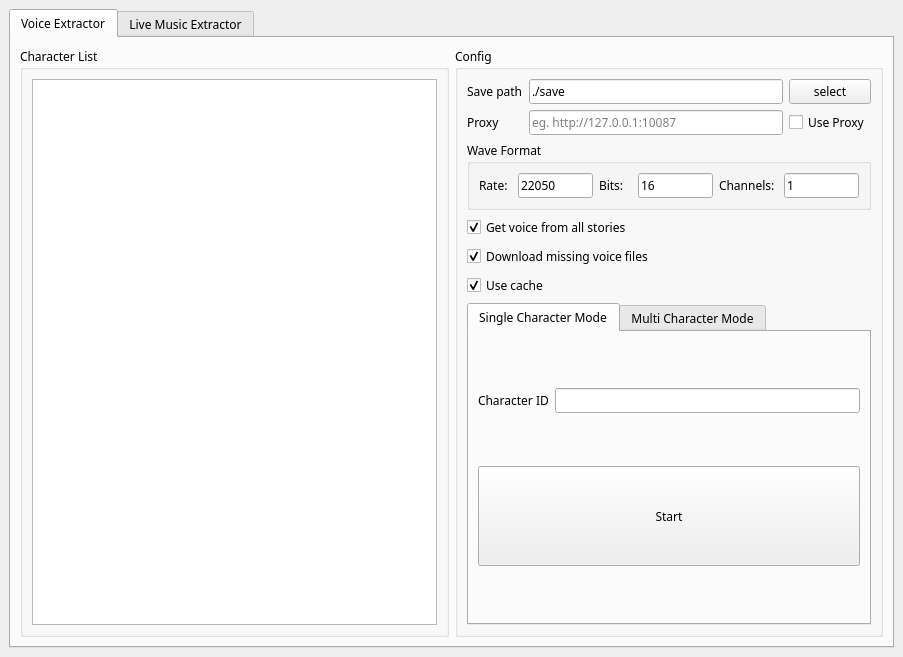
<?xml version="1.0" encoding="UTF-8"?>
<ui version="4.0">
 <class>MainWindow</class>
 <widget class="QMainWindow" name="MainWindow">
  <property name="geometry">
   <rect>
    <x>0</x>
    <y>0</y>
    <width>903</width>
    <height>657</height>
   </rect>
  </property>
  <property name="minimumSize">
   <size>
    <width>0</width>
    <height>0</height>
   </size>
  </property>
  <property name="maximumSize">
   <size>
    <width>16777215</width>
    <height>16777215</height>
   </size>
  </property>
  <property name="font">
   <font>
    <family>Microsoft YaHei</family>
   </font>
  </property>
  <property name="windowTitle">
   <string>Umamusume Voice Text Extractor</string>
  </property>
  <widget class="QWidget" name="centralwidget">
   <layout class="QVBoxLayout" name="verticalLayout">
    <item>
     <widget class="QTabWidget" name="tabWidget">
      <property name="currentIndex">
       <number>0</number>
      </property>
      <widget class="QWidget" name="tab">
       <attribute name="title">
        <string>Voice Extractor</string>
       </attribute>
       <layout class="QHBoxLayout" name="horizontalLayout_5">
        <item>
         <layout class="QHBoxLayout" name="horizontalLayout_4">
          <item>
           <widget class="QGroupBox" name="groupBox">
            <property name="title">
             <string>Character List</string>
            </property>
            <layout class="QVBoxLayout" name="verticalLayout_2">
             <item>
              <widget class="QListWidget" name="listWidget_chara_list"/>
             </item>
            </layout>
           </widget>
          </item>
          <item>
           <layout class="QVBoxLayout" name="verticalLayout_4">
            <item>
             <widget class="QGroupBox" name="groupBox_2">
              <property name="title">
               <string>Config</string>
              </property>
              <layout class="QVBoxLayout" name="verticalLayout_5">
               <item>
                <layout class="QGridLayout" name="gridLayout_3">
                 <item row="0" column="1">
                  <widget class="QLineEdit" name="lineEdit_ve_save_path">
                   <property name="text">
                    <string>./save</string>
                   </property>
                  </widget>
                 </item>
                 <item row="0" column="2">
                  <widget class="QPushButton" name="pushButton_ve_select_save_path">
                   <property name="text">
                    <string>select</string>
                   </property>
                  </widget>
                 </item>
                 <item row="0" column="0">
                  <widget class="QLabel" name="label">
                   <property name="text">
                    <string>Save path</string>
                   </property>
                  </widget>
                 </item>
                 <item row="1" column="0">
                  <widget class="QLabel" name="label_7">
                   <property name="text">
                    <string>Proxy</string>
                   </property>
                  </widget>
                 </item>
                 <item row="1" column="1">
                  <widget class="QLineEdit" name="lineEdit_ve_proxy">
                   <property name="placeholderText">
                    <string>eg. http://127.0.0.1:10087</string>
                   </property>
                  </widget>
                 </item>
                 <item row="1" column="2">
                  <widget class="QCheckBox" name="checkBox_ve_use_proxy">
                   <property name="text">
                    <string>Use Proxy</string>
                   </property>
                  </widget>
                 </item>
                </layout>
               </item>
               <item>
                <widget class="QGroupBox" name="groupBox_3">
                 <property name="title">
                  <string>Wave Format</string>
                 </property>
                 <layout class="QHBoxLayout" name="horizontalLayout">
                  <item>
                   <widget class="QLabel" name="label_9">
                    <property name="text">
                     <string>Rate: </string>
                    </property>
                   </widget>
                  </item>
                  <item>
                   <widget class="QLineEdit" name="lineEdit_ve_rate">
                    <property name="minimumSize">
                     <size>
                      <width>0</width>
                      <height>0</height>
                     </size>
                    </property>
                    <property name="maximumSize">
                     <size>
                      <width>75</width>
                      <height>16777215</height>
                     </size>
                    </property>
                    <property name="text">
                     <string>22050</string>
                    </property>
                   </widget>
                  </item>
                  <item>
                   <widget class="QLabel" name="label_10">
                    <property name="text">
                     <string>Bits: </string>
                    </property>
                   </widget>
                  </item>
                  <item>
                   <widget class="QLineEdit" name="lineEdit_ve_bits">
                    <property name="maximumSize">
                     <size>
                      <width>75</width>
                      <height>16777215</height>
                     </size>
                    </property>
                    <property name="text">
                     <string>16</string>
                    </property>
                   </widget>
                  </item>
                  <item>
                   <widget class="QLabel" name="label_11">
                    <property name="text">
                     <string>Channels: </string>
                    </property>
                   </widget>
                  </item>
                  <item>
                   <widget class="QLineEdit" name="lineEdit_ve_channels">
                    <property name="maximumSize">
                     <size>
                      <width>75</width>
                      <height>16777215</height>
                     </size>
                    </property>
                    <property name="text">
                     <string>1</string>
                    </property>
                   </widget>
                  </item>
                 </layout>
                </widget>
               </item>
               <item>
                <widget class="QCheckBox" name="checkBox_get_voice_from_all">
                 <property name="text">
                  <string>Get voice from all stories</string>
                 </property>
                 <property name="checked">
                  <bool>true</bool>
                 </property>
                </widget>
               </item>
               <item>
                <widget class="QCheckBox" name="checkBox_ve_download_missing">
                 <property name="text">
                  <string>Download missing voice files</string>
                 </property>
                 <property name="checked">
                  <bool>true</bool>
                 </property>
                </widget>
               </item>
               <item>
                <widget class="QCheckBox" name="checkBox_ve_usecache">
                 <property name="text">
                  <string>Use cache</string>
                 </property>
                 <property name="checked">
                  <bool>true</bool>
                 </property>
                </widget>
               </item>
               <item>
                <widget class="QTabWidget" name="tabWidget_4">
                 <property name="sizePolicy">
                  <sizepolicy hsizetype="Expanding" vsizetype="Expanding">
                   <horstretch>0</horstretch>
                   <verstretch>0</verstretch>
                  </sizepolicy>
                 </property>
                 <property name="maximumSize">
                  <size>
                   <width>16777215</width>
                   <height>10000</height>
                  </size>
                 </property>
                 <property name="currentIndex">
                  <number>0</number>
                 </property>
                 <widget class="QWidget" name="tab_12">
                  <attribute name="title">
                   <string>Single Character Mode</string>
                  </attribute>
                  <layout class="QGridLayout" name="gridLayout_2">
                   <item row="0" column="0">
                    <widget class="QLabel" name="label_5">
                     <property name="text">
                      <string>Character ID</string>
                     </property>
                    </widget>
                   </item>
                   <item row="0" column="1">
                    <widget class="QLineEdit" name="lineEdit_ve_single_id">
                     <property name="maximumSize">
                      <size>
                       <width>16777215</width>
                       <height>16777215</height>
                      </size>
                     </property>
                    </widget>
                   </item>
                   <item row="1" column="0" colspan="2">
                    <widget class="QPushButton" name="pushButton_single_start">
                     <property name="sizePolicy">
                      <sizepolicy hsizetype="Minimum" vsizetype="Fixed">
                       <horstretch>0</horstretch>
                       <verstretch>0</verstretch>
                      </sizepolicy>
                     </property>
                     <property name="minimumSize">
                      <size>
                       <width>0</width>
                       <height>100</height>
                      </size>
                     </property>
                     <property name="text">
                      <string>Start</string>
                     </property>
                    </widget>
                   </item>
                  </layout>
                 </widget>
                 <widget class="QWidget" name="tab_13">
                  <attribute name="title">
                   <string>Multi Character Mode</string>
                  </attribute>
                  <layout class="QHBoxLayout" name="horizontalLayout_2">
                   <item>
                    <widget class="QTableWidget" name="tableWidget_ve_extarct">
                     <property name="selectionMode">
                      <enum>QAbstractItemView::SingleSelection</enum>
                     </property>
                     <property name="selectionBehavior">
                      <enum>QAbstractItemView::SelectRows</enum>
                     </property>
                     <attribute name="horizontalHeaderVisible">
                      <bool>false</bool>
                     </attribute>
                     <attribute name="horizontalHeaderCascadingSectionResizes">
                      <bool>true</bool>
                     </attribute>
                     <attribute name="horizontalHeaderMinimumSectionSize">
                      <number>30</number>
                     </attribute>
                     <attribute name="horizontalHeaderShowSortIndicator" stdset="0">
                      <bool>false</bool>
                     </attribute>
                     <attribute name="horizontalHeaderStretchLastSection">
                      <bool>true</bool>
                     </attribute>
                     <attribute name="verticalHeaderVisible">
                      <bool>false</bool>
                     </attribute>
                     <column>
                      <property name="text">
                       <string>CharaID</string>
                      </property>
                     </column>
                     <column>
                      <property name="text">
                       <string>SaveID</string>
                      </property>
                     </column>
                    </widget>
                   </item>
                   <item>
                    <layout class="QVBoxLayout" name="verticalLayout_6" stretch="0,0">
                     <item>
                      <widget class="QPushButton" name="pushButton_rm_selecting">
                       <property name="minimumSize">
                        <size>
                         <width>0</width>
                         <height>70</height>
                        </size>
                       </property>
                       <property name="text">
                        <string>Remove Selecting</string>
                       </property>
                      </widget>
                     </item>
                     <item>
                      <widget class="QPushButton" name="pushButton_multi_start">
                       <property name="sizePolicy">
                        <sizepolicy hsizetype="Minimum" vsizetype="Fixed">
                         <horstretch>0</horstretch>
                         <verstretch>0</verstretch>
                        </sizepolicy>
                       </property>
                       <property name="minimumSize">
                        <size>
                         <width>0</width>
                         <height>70</height>
                        </size>
                       </property>
                       <property name="text">
                        <string>Start</string>
                       </property>
                      </widget>
                     </item>
                    </layout>
                   </item>
                  </layout>
                 </widget>
                </widget>
               </item>
              </layout>
             </widget>
            </item>
           </layout>
          </item>
         </layout>
        </item>
       </layout>
      </widget>
      <widget class="QWidget" name="tab_2">
       <attribute name="title">
        <string>Live Music Extractor</string>
       </attribute>
       <layout class="QHBoxLayout" name="horizontalLayout_11">
        <item>
         <layout class="QHBoxLayout" name="horizontalLayout_8" stretch="0,0,0">
          <item>
           <widget class="QGroupBox" name="groupBox_5">
            <property name="title">
             <string>Music List</string>
            </property>
            <layout class="QVBoxLayout" name="verticalLayout_7">
             <item>
              <widget class="QListWidget" name="listWidget_music_list"/>
             </item>
            </layout>
           </widget>
          </item>
          <item>
           <widget class="QGroupBox" name="groupBox_6">
            <property name="title">
             <string>Singing Character List</string>
            </property>
            <layout class="QVBoxLayout" name="verticalLayout_8">
             <item>
              <widget class="QListWidget" name="listWidget_singing_chara_list">
               <property name="contextMenuPolicy">
                <enum>Qt::CustomContextMenu</enum>
               </property>
              </widget>
             </item>
            </layout>
           </widget>
          </item>
          <item>
           <layout class="QVBoxLayout" name="verticalLayout_20">
            <item>
             <layout class="QGridLayout" name="gridLayout_4">
              <item row="0" column="2">
               <widget class="QPushButton" name="pushButton_me_select_save_path">
                <property name="text">
                 <string>select</string>
                </property>
               </widget>
              </item>
              <item row="0" column="0">
               <widget class="QLabel" name="label_6">
                <property name="text">
                 <string>Save path</string>
                </property>
               </widget>
              </item>
              <item row="0" column="1">
               <widget class="QLineEdit" name="lineEdit_me_save_path">
                <property name="text">
                 <string>./save</string>
                </property>
               </widget>
              </item>
              <item row="1" column="0">
               <widget class="QLabel" name="label_8">
                <property name="text">
                 <string>Proxy</string>
                </property>
               </widget>
              </item>
              <item row="1" column="1">
               <widget class="QLineEdit" name="lineEdit_me_proxy">
                <property name="placeholderText">
                 <string>eg. http://127.0.0.1:10087</string>
                </property>
               </widget>
              </item>
              <item row="1" column="2">
               <widget class="QCheckBox" name="checkBox_me_proxy">
                <property name="text">
                 <string>Use Proxy</string>
                </property>
               </widget>
              </item>
             </layout>
            </item>
            <item>
             <widget class="QCheckBox" name="checkBox_me_download_missing">
              <property name="text">
               <string>Download missing files</string>
              </property>
             </widget>
            </item>
            <item>
             <layout class="QHBoxLayout" name="horizontalLayout_9">
              <item>
               <widget class="QLabel" name="label_2">
                <property name="maximumSize">
                 <size>
                  <width>16777215</width>
                  <height>30</height>
                 </size>
                </property>
                <property name="text">
                 <string>Music ID</string>
                </property>
               </widget>
              </item>
              <item>
               <widget class="QLineEdit" name="lineEdit_music_id">
                <property name="sizePolicy">
                 <sizepolicy hsizetype="Expanding" vsizetype="Fixed">
                  <horstretch>0</horstretch>
                  <verstretch>0</verstretch>
                 </sizepolicy>
                </property>
                <property name="maximumSize">
                 <size>
                  <width>16777215</width>
                  <height>30</height>
                 </size>
                </property>
               </widget>
              </item>
             </layout>
            </item>
            <item>
             <widget class="QTabWidget" name="tabWidget_2">
              <property name="currentIndex">
               <number>0</number>
              </property>
              <widget class="QWidget" name="tab_3">
               <attribute name="title">
                <string>Extractor</string>
               </attribute>
               <layout class="QVBoxLayout" name="verticalLayout_11">
                <item>
                 <layout class="QVBoxLayout" name="verticalLayout_10" stretch="1,2,2,2">
                  <item>
                   <layout class="QHBoxLayout" name="horizontalLayout_6">
                    <property name="sizeConstraint">
                     <enum>QLayout::SetMinimumSize</enum>
                    </property>
                    <item>
                     <widget class="QLabel" name="label_3">
                      <property name="sizePolicy">
                       <sizepolicy hsizetype="Preferred" vsizetype="Minimum">
                        <horstretch>0</horstretch>
                        <verstretch>0</verstretch>
                       </sizepolicy>
                      </property>
                      <property name="minimumSize">
                       <size>
                        <width>0</width>
                        <height>30</height>
                       </size>
                      </property>
                      <property name="maximumSize">
                       <size>
                        <width>16777215</width>
                        <height>30</height>
                       </size>
                      </property>
                      <property name="text">
                       <string>Chara ID</string>
                      </property>
                     </widget>
                    </item>
                    <item>
                     <widget class="QLineEdit" name="lineEdit_chara_id">
                      <property name="sizePolicy">
                       <sizepolicy hsizetype="Expanding" vsizetype="Minimum">
                        <horstretch>0</horstretch>
                        <verstretch>0</verstretch>
                       </sizepolicy>
                      </property>
                      <property name="minimumSize">
                       <size>
                        <width>0</width>
                        <height>30</height>
                       </size>
                      </property>
                      <property name="maximumSize">
                       <size>
                        <width>16777215</width>
                        <height>30</height>
                       </size>
                      </property>
                     </widget>
                    </item>
                   </layout>
                  </item>
                  <item>
                   <widget class="QPushButton" name="pushButton_extract_bgm">
                    <property name="minimumSize">
                     <size>
                      <width>0</width>
                      <height>50</height>
                     </size>
                    </property>
                    <property name="text">
                     <string>Extract BGM</string>
                    </property>
                   </widget>
                  </item>
                  <item>
                   <widget class="QPushButton" name="pushButton_extract_chara_sound">
                    <property name="minimumSize">
                     <size>
                      <width>0</width>
                      <height>50</height>
                     </size>
                    </property>
                    <property name="text">
                     <string>Extract Full Chara Sound</string>
                    </property>
                   </widget>
                  </item>
                  <item>
                   <widget class="QGroupBox" name="groupBox_7">
                    <property name="title">
                     <string/>
                    </property>
                    <layout class="QVBoxLayout" name="verticalLayout_9">
                     <property name="rightMargin">
                      <number>11</number>
                     </property>
                     <item>
                      <widget class="QPushButton" name="pushButton_extract_sound_by_lrc">
                       <property name="minimumSize">
                        <size>
                         <width>0</width>
                         <height>50</height>
                        </size>
                       </property>
                       <property name="text">
                        <string>Extract Chara Sound By Lrc</string>
                       </property>
                      </widget>
                     </item>
                     <item>
                      <widget class="QCheckBox" name="checkBox_remove_silence">
                       <property name="text">
                        <string>Remove Silence Part</string>
                       </property>
                       <property name="checked">
                        <bool>true</bool>
                       </property>
                      </widget>
                     </item>
                    </layout>
                   </widget>
                  </item>
                 </layout>
                </item>
               </layout>
              </widget>
              <widget class="QWidget" name="tab_4">
               <attribute name="title">
                <string>Mixer</string>
               </attribute>
               <layout class="QVBoxLayout" name="verticalLayout_24">
                <item>
                 <layout class="QVBoxLayout" name="verticalLayout_19" stretch="0,0">
                  <item>
                   <widget class="QGroupBox" name="groupBox_8">
                    <property name="maximumSize">
                     <size>
                      <width>16777215</width>
                      <height>400</height>
                     </size>
                    </property>
                    <property name="title">
                     <string>Position Sets</string>
                    </property>
                    <layout class="QVBoxLayout" name="verticalLayout_25">
                     <item>
                      <layout class="QHBoxLayout" name="horizontalLayout_7">
                       <property name="sizeConstraint">
                        <enum>QLayout::SetMaximumSize</enum>
                       </property>
                       <item>
                        <widget class="QLabel" name="label_4">
                         <property name="sizePolicy">
                          <sizepolicy hsizetype="Preferred" vsizetype="Maximum">
                           <horstretch>0</horstretch>
                           <verstretch>0</verstretch>
                          </sizepolicy>
                         </property>
                         <property name="maximumSize">
                          <size>
                           <width>16777215</width>
                           <height>30</height>
                          </size>
                         </property>
                         <property name="text">
                          <string>Singing Pos Count:</string>
                         </property>
                        </widget>
                       </item>
                       <item>
                        <widget class="QLabel" name="label_singing_count">
                         <property name="sizePolicy">
                          <sizepolicy hsizetype="Preferred" vsizetype="Maximum">
                           <horstretch>0</horstretch>
                           <verstretch>0</verstretch>
                          </sizepolicy>
                         </property>
                         <property name="maximumSize">
                          <size>
                           <width>16777215</width>
                           <height>30</height>
                          </size>
                         </property>
                         <property name="text">
                          <string>0</string>
                         </property>
                        </widget>
                       </item>
                      </layout>
                     </item>
                     <item>
                      <layout class="QVBoxLayout" name="verticalLayout_23">
                       <item>
                        <widget class="QTabWidget" name="tabWidget_parts">
                         <property name="maximumSize">
                          <size>
                           <width>16777215</width>
                           <height>10000</height>
                          </size>
                         </property>
                         <property name="currentIndex">
                          <number>0</number>
                         </property>
                         <widget class="QWidget" name="tab_5">
                          <attribute name="title">
                           <string>1</string>
                          </attribute>
                          <layout class="QVBoxLayout" name="verticalLayout_12">
                           <item>
                            <widget class="QListWidget" name="listWidget_mx_1"/>
                           </item>
                          </layout>
                         </widget>
                         <widget class="QWidget" name="tab_6">
                          <attribute name="title">
                           <string>2</string>
                          </attribute>
                          <layout class="QVBoxLayout" name="verticalLayout_13">
                           <item>
                            <widget class="QListWidget" name="listWidget_mx_2"/>
                           </item>
                          </layout>
                         </widget>
                         <widget class="QWidget" name="tab_7">
                          <attribute name="title">
                           <string>3</string>
                          </attribute>
                          <layout class="QVBoxLayout" name="verticalLayout_14">
                           <item>
                            <widget class="QListWidget" name="listWidget_mx_3"/>
                           </item>
                          </layout>
                         </widget>
                         <widget class="QWidget" name="tab_8">
                          <attribute name="title">
                           <string>4</string>
                          </attribute>
                          <layout class="QVBoxLayout" name="verticalLayout_15">
                           <item>
                            <widget class="QListWidget" name="listWidget_mx_4"/>
                           </item>
                          </layout>
                         </widget>
                         <widget class="QWidget" name="tab_9">
                          <attribute name="title">
                           <string>5</string>
                          </attribute>
                          <layout class="QVBoxLayout" name="verticalLayout_16">
                           <item>
                            <widget class="QListWidget" name="listWidget_mx_5"/>
                           </item>
                          </layout>
                         </widget>
                         <widget class="QWidget" name="tab_10">
                          <attribute name="title">
                           <string>6</string>
                          </attribute>
                          <layout class="QVBoxLayout" name="verticalLayout_17">
                           <item>
                            <widget class="QListWidget" name="listWidget_mx_6"/>
                           </item>
                          </layout>
                         </widget>
                         <widget class="QWidget" name="tab_11">
                          <attribute name="title">
                           <string>7</string>
                          </attribute>
                          <layout class="QVBoxLayout" name="verticalLayout_18">
                           <item>
                            <widget class="QListWidget" name="listWidget_mx_7"/>
                           </item>
                          </layout>
                         </widget>
                        </widget>
                       </item>
                      </layout>
                     </item>
                     <item>
                      <layout class="QHBoxLayout" name="horizontalLayout_10">
                       <item>
                        <widget class="QPushButton" name="pushButton_me_delete_select">
                         <property name="text">
                          <string>Delete Select</string>
                         </property>
                        </widget>
                       </item>
                       <item>
                        <widget class="QPushButton" name="pushButton_me_clear">
                         <property name="text">
                          <string>Clear</string>
                         </property>
                        </widget>
                       </item>
                      </layout>
                     </item>
                    </layout>
                   </widget>
                  </item>
                  <item>
                   <widget class="QGroupBox" name="groupBox_9">
                    <property name="title">
                     <string>Mix Config</string>
                    </property>
                    <layout class="QVBoxLayout" name="verticalLayout_22">
                     <item>
                      <widget class="QCheckBox" name="checkBox_all_singing">
                       <property name="text">
                        <string>Force All Singing</string>
                       </property>
                      </widget>
                     </item>
                     <item>
                      <widget class="QPushButton" name="pushButton_start_mix">
                       <property name="minimumSize">
                        <size>
                         <width>40</width>
                         <height>40</height>
                        </size>
                       </property>
                       <property name="maximumSize">
                        <size>
                         <width>16777215</width>
                         <height>80</height>
                        </size>
                       </property>
                       <property name="text">
                        <string>Start Mix</string>
                       </property>
                      </widget>
                     </item>
                    </layout>
                   </widget>
                  </item>
                 </layout>
                </item>
               </layout>
              </widget>
             </widget>
            </item>
           </layout>
          </item>
         </layout>
        </item>
       </layout>
      </widget>
     </widget>
    </item>
   </layout>
  </widget>
 </widget>
 <resources>
  <include location="msrc.qrc"/>
 </resources>
 <connections/>
</ui>
